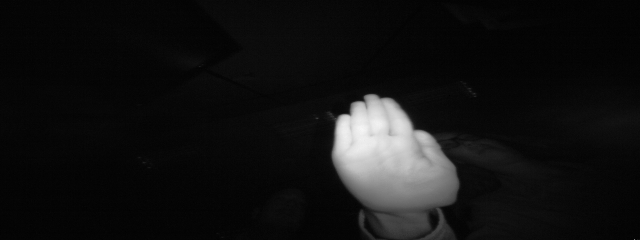
#> input picture deployment/frame_00_01_0009.png, 640 x 240 px
$ python 'Convert Image To Float.py' frame_00_01_0009.png
#> lines starting #> are read from the running program, lines starting #| are printed output that depends on the picture
import cv2
import numpy as np
import argparse
import os

def process_image(image_path):
    """
    Process image following the same steps as your quantization workflow:
    1. Read image
    2. Convert to grayscale
    3. Resize to 96x96
    4. Normalize to [0, 1] as float
    """
#> called with image_path = 'frame_00_01_0009.png'
    # Read and preprocess image
    img = cv2.imread(image_path)
#> img is the input picture: shape (240, 640, 3); min 0, max 247, mean 19
    if img is None:
        raise ValueError(f"Could not read image: {image_path}")

    # Convert to grayscale
    gray = cv2.cvtColor(img, cv2.COLOR_BGR2GRAY)

    # Resize to 96x96
    resized = cv2.resize(gray, (96, 96))
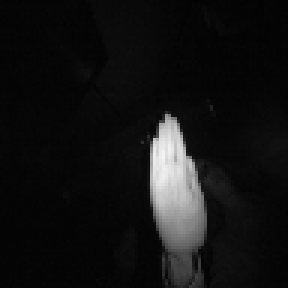
#> resized: shape (96, 96) (shown 3 times larger); min 2, max 243, mean 19

    # Normalize to [0,1] as float
    normalized = resized.astype('float32') / 255.0

    return normalized

def generate_header(data, output_path):
    """Generate C++ header file with the image data."""
#> called with output_path = 'model/test_image.hpp'
    with open(output_path, 'w') as f:
        f.write("#pragma once\n\n")
        f.write("// Auto-generated header file for preprocessed image data\n")
        f.write("// Image size: 96x96 pixels, normalized to float\n\n")

        f.write("const float test_image_data[9216] = {\n    ")

        # Convert data to string representation
        data_str = [f"{x:.6f}" for x in data.flatten()]
#> data_str = 9216 items, first 6: '0.019608', '0.015686', '0.015686', '0.019608', '0.015686', '0.019608'

        # Write data in chunks of 8 numbers per line
        chunk_size = 8
        for i in range(0, len(data_str), chunk_size):
            chunk = data_str[i:i + chunk_size]
            f.write(", ".join(chunk))
            if i + chunk_size < len(data_str):
                f.write(",\n    ")
            else:
                f.write("\n")
#> this loop made 1152 passes
#> i on passes 2 to 4: 8, 16, 24

        f.write("};\n")

def main():
    parser = argparse.ArgumentParser(description='Convert image to C++ header file')
    parser.add_argument('image_path', help='Path to the input image')
    args = parser.parse_args()

    try:
        # Process image
        data = process_image(args.image_path)

        # Ensure model directory exists
        os.makedirs('model', exist_ok=True)

        # Generate header file
        output_path = os.path.join('model', 'test_image.hpp')
        generate_header(data, output_path)

        print(f"Successfully generated header file: {output_path}")

    except Exception as e:
        print(f"Error: {str(e)}")

if __name__ == "__main__":
    main()

$ run again, on deployment/frame_00_03_0038.png
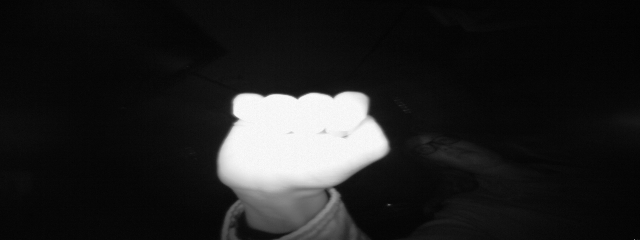
#> input picture deployment/frame_00_03_0038.png, 640 x 240 px
#> in process_image, img is the input picture: shape (240, 640, 3); min 1, max 252, mean 33.3
#> in process_image, `resized = cv2.resize(gray, (96, 96))`:
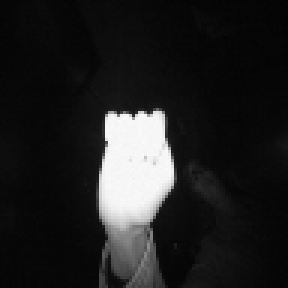
#> resized: shape (96, 96) (shown 3 times larger); min 2, max 249, mean 33.2
#> data_str = 9216 items, first 6: '0.019608', '0.019608', '0.023529', '0.027451', '0.023529', '0.027451'
#> the loop in generate_header, `for i in range(0, len(data_str), chunk_size):` made 1152 passes
#> i on passes 2 to 4: 8, 16, 24

$ run again, on deployment/frame_00_06_0026.png
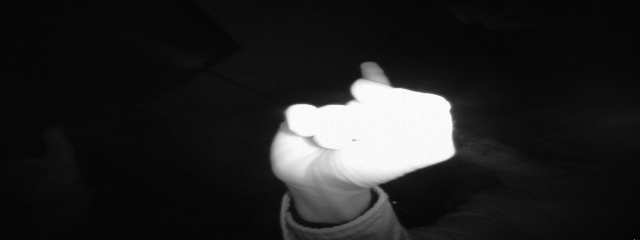
#> input picture deployment/frame_00_06_0026.png, 640 x 240 px
#> in process_image, img is the input picture: shape (240, 640, 3); min 2, max 255, mean 35.9
#> in process_image, `resized = cv2.resize(gray, (96, 96))`:
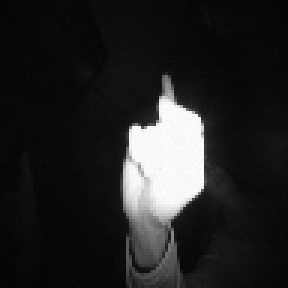
#> resized: shape (96, 96) (shown 3 times larger); min 4, max 253, mean 35.9
#> data_str = 9216 items, first 6: '0.019608', '0.023529', '0.023529', '0.023529', '0.023529', '0.031373'
#> the loop in generate_header, `for i in range(0, len(data_str), chunk_size):` made 1152 passes
#> i on passes 2 to 4: 8, 16, 24
